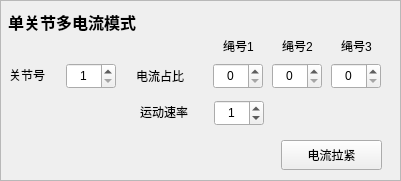
     <widget class="QFrame" name="frame_9">
      <property name="enabled">
       <bool>true</bool>
      </property>
      <property name="geometry">
       <rect>
        <x>235</x>
        <y>1</y>
        <width>401</width>
        <height>181</height>
       </rect>
      </property>
      <property name="frameShape">
       <enum>QFrame::Shape::StyledPanel</enum>
      </property>
      <property name="frameShadow">
       <enum>QFrame::Shadow::Raised</enum>
      </property>
      <widget class="QSpinBox" name="singleRope_Cur_SecNum_spinBox">
       <property name="enabled">
        <bool>true</bool>
       </property>
       <property name="geometry">
        <rect>
         <x>66</x>
         <y>63</y>
         <width>50</width>
         <height>26</height>
        </rect>
       </property>
       <property name="sizePolicy">
        <sizepolicy hsizetype="Maximum" vsizetype="Fixed">
         <horstretch>0</horstretch>
         <verstretch>0</verstretch>
        </sizepolicy>
       </property>
       <property name="minimumSize">
        <size>
         <width>0</width>
         <height>0</height>
        </size>
       </property>
       <property name="alignment">
        <set>Qt::AlignmentFlag::AlignCenter</set>
       </property>
       <property name="minimum">
        <number>1</number>
       </property>
       <property name="maximum">
        <number>8</number>
       </property>
      </widget>
      <widget class="QLabel" name="label_121">
       <property name="enabled">
        <bool>true</bool>
       </property>
       <property name="geometry">
        <rect>
         <x>9</x>
         <y>63</y>
         <width>51</width>
         <height>23</height>
        </rect>
       </property>
       <property name="text">
        <string>关节号</string>
       </property>
      </widget>
      <widget class="QLabel" name="label_122">
       <property name="enabled">
        <bool>true</bool>
       </property>
       <property name="geometry">
        <rect>
         <x>8</x>
         <y>10</y>
         <width>181</width>
         <height>24</height>
        </rect>
       </property>
       <property name="font">
        <font>
         <pointsize>12</pointsize>
         <bold>true</bold>
        </font>
       </property>
       <property name="text">
        <string>单关节多电流模式</string>
       </property>
       <property name="alignment">
        <set>Qt::AlignmentFlag::AlignLeading|Qt::AlignmentFlag::AlignLeft|Qt::AlignmentFlag::AlignVCenter</set>
       </property>
      </widget>
      <widget class="QLabel" name="label_123">
       <property name="enabled">
        <bool>true</bool>
       </property>
       <property name="geometry">
        <rect>
         <x>136</x>
         <y>64</y>
         <width>60</width>
         <height>23</height>
        </rect>
       </property>
       <property name="text">
        <string>电流占比</string>
       </property>
      </widget>
      <widget class="QSpinBox" name="rope1_curLevel_SpinBox">
       <property name="enabled">
        <bool>true</bool>
       </property>
       <property name="geometry">
        <rect>
         <x>213</x>
         <y>63</y>
         <width>50</width>
         <height>26</height>
        </rect>
       </property>
       <property name="sizePolicy">
        <sizepolicy hsizetype="Maximum" vsizetype="Fixed">
         <horstretch>0</horstretch>
         <verstretch>0</verstretch>
        </sizepolicy>
       </property>
       <property name="minimumSize">
        <size>
         <width>0</width>
         <height>0</height>
        </size>
       </property>
       <property name="alignment">
        <set>Qt::AlignmentFlag::AlignCenter</set>
       </property>
       <property name="maximum">
        <number>100</number>
       </property>
       <property name="singleStep">
        <number>10</number>
       </property>
      </widget>
      <widget class="QSpinBox" name="rope2_curLevel_SpinBox">
       <property name="enabled">
        <bool>true</bool>
       </property>
       <property name="geometry">
        <rect>
         <x>272</x>
         <y>63</y>
         <width>50</width>
         <height>26</height>
        </rect>
       </property>
       <property name="sizePolicy">
        <sizepolicy hsizetype="Maximum" vsizetype="Fixed">
         <horstretch>0</horstretch>
         <verstretch>0</verstretch>
        </sizepolicy>
       </property>
       <property name="minimumSize">
        <size>
         <width>0</width>
         <height>0</height>
        </size>
       </property>
       <property name="alignment">
        <set>Qt::AlignmentFlag::AlignCenter</set>
       </property>
       <property name="maximum">
        <number>100</number>
       </property>
       <property name="singleStep">
        <number>10</number>
       </property>
      </widget>
      <widget class="QSpinBox" name="rope3_curLevel_SpinBox">
       <property name="enabled">
        <bool>true</bool>
       </property>
       <property name="geometry">
        <rect>
         <x>331</x>
         <y>63</y>
         <width>50</width>
         <height>26</height>
        </rect>
       </property>
       <property name="sizePolicy">
        <sizepolicy hsizetype="Maximum" vsizetype="Fixed">
         <horstretch>0</horstretch>
         <verstretch>0</verstretch>
        </sizepolicy>
       </property>
       <property name="minimumSize">
        <size>
         <width>0</width>
         <height>0</height>
        </size>
       </property>
       <property name="alignment">
        <set>Qt::AlignmentFlag::AlignCenter</set>
       </property>
       <property name="maximum">
        <number>100</number>
       </property>
       <property name="singleStep">
        <number>10</number>
       </property>
      </widget>
      <widget class="QLabel" name="label_43">
       <property name="enabled">
        <bool>true</bool>
       </property>
       <property name="geometry">
        <rect>
         <x>219</x>
         <y>34</y>
         <width>39</width>
         <height>23</height>
        </rect>
       </property>
       <property name="text">
        <string>绳号1</string>
       </property>
       <property name="textFormat">
        <enum>Qt::TextFormat::AutoText</enum>
       </property>
       <property name="alignment">
        <set>Qt::AlignmentFlag::AlignCenter</set>
       </property>
      </widget>
      <widget class="QLabel" name="label_44">
       <property name="enabled">
        <bool>true</bool>
       </property>
       <property name="geometry">
        <rect>
         <x>278</x>
         <y>34</y>
         <width>39</width>
         <height>23</height>
        </rect>
       </property>
       <property name="text">
        <string>绳号2</string>
       </property>
       <property name="textFormat">
        <enum>Qt::TextFormat::AutoText</enum>
       </property>
       <property name="alignment">
        <set>Qt::AlignmentFlag::AlignCenter</set>
       </property>
      </widget>
      <widget class="QLabel" name="label_125">
       <property name="enabled">
        <bool>true</bool>
       </property>
       <property name="geometry">
        <rect>
         <x>337</x>
         <y>34</y>
         <width>39</width>
         <height>23</height>
        </rect>
       </property>
       <property name="text">
        <string>绳号3</string>
       </property>
       <property name="textFormat">
        <enum>Qt::TextFormat::AutoText</enum>
       </property>
       <property name="alignment">
        <set>Qt::AlignmentFlag::AlignCenter</set>
       </property>
      </widget>
      <widget class="QPushButton" name="singleRope_Current_pushButton">
       <property name="enabled">
        <bool>true</bool>
       </property>
       <property name="geometry">
        <rect>
         <x>281</x>
         <y>140</y>
         <width>101</width>
         <height>30</height>
        </rect>
       </property>
       <property name="text">
        <string>电流拉紧</string>
       </property>
       <property name="checkable">
        <bool>true</bool>
       </property>
      </widget>
      <widget class="QSpinBox" name="cur_moveLevel_SpinBox">
       <property name="enabled">
        <bool>true</bool>
       </property>
       <property name="geometry">
        <rect>
         <x>214</x>
         <y>100</y>
         <width>50</width>
         <height>26</height>
        </rect>
       </property>
       <property name="sizePolicy">
        <sizepolicy hsizetype="Maximum" vsizetype="Fixed">
         <horstretch>0</horstretch>
         <verstretch>0</verstretch>
        </sizepolicy>
       </property>
       <property name="minimumSize">
        <size>
         <width>0</width>
         <height>0</height>
        </size>
       </property>
       <property name="alignment">
        <set>Qt::AlignmentFlag::AlignCenter</set>
       </property>
       <property name="maximum">
        <number>4</number>
       </property>
       <property name="singleStep">
        <number>1</number>
       </property>
       <property name="value">
        <number>1</number>
       </property>
      </widget>
      <widget class="QLabel" name="label_132">
       <property name="enabled">
        <bool>true</bool>
       </property>
       <property name="geometry">
        <rect>
         <x>140</x>
         <y>100</y>
         <width>61</width>
         <height>23</height>
        </rect>
       </property>
       <property name="text">
        <string>运动速率</string>
       </property>
      </widget>
     </widget>
